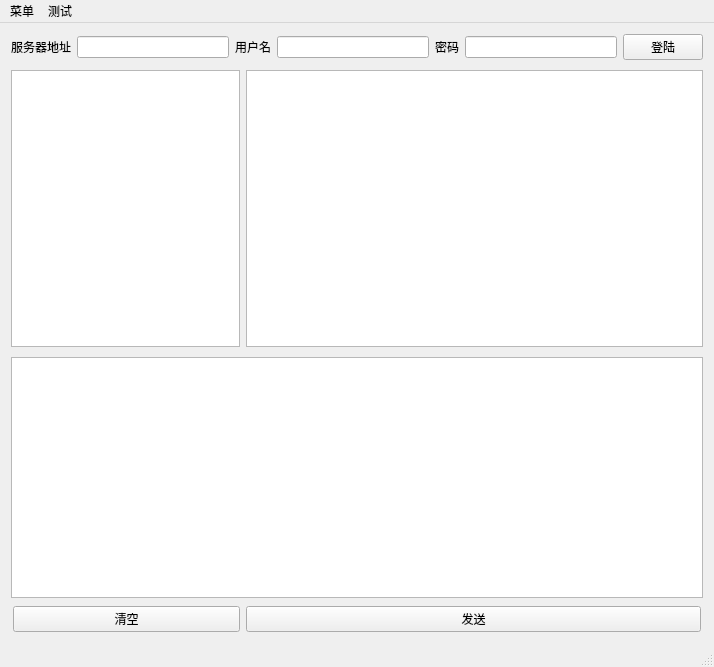
<?xml version="1.0" encoding="UTF-8"?>
<ui version="4.0">
 <class>MainWindow</class>
 <widget class="QMainWindow" name="MainWindow">
  <property name="geometry">
   <rect>
    <x>0</x>
    <y>0</y>
    <width>714</width>
    <height>667</height>
   </rect>
  </property>
  <property name="sizePolicy">
   <sizepolicy hsizetype="Expanding" vsizetype="Expanding">
    <horstretch>0</horstretch>
    <verstretch>0</verstretch>
   </sizepolicy>
  </property>
  <property name="windowTitle">
   <string>基于公钥加密的即时通讯系统-客户端</string>
  </property>
  <widget class="QWidget" name="centralwidget">
   <property name="sizePolicy">
    <sizepolicy hsizetype="Expanding" vsizetype="Expanding">
     <horstretch>0</horstretch>
     <verstretch>0</verstretch>
    </sizepolicy>
   </property>
   <layout class="QGridLayout" name="gridLayout">
    <item row="2" column="0">
     <widget class="QWidget" name="widget_2" native="true">
      <property name="sizePolicy">
       <sizepolicy hsizetype="Expanding" vsizetype="Expanding">
        <horstretch>1</horstretch>
        <verstretch>10</verstretch>
       </sizepolicy>
      </property>
      <layout class="QHBoxLayout" name="horizontalLayout_2">
       <property name="spacing">
        <number>6</number>
       </property>
       <property name="leftMargin">
        <number>2</number>
       </property>
       <property name="topMargin">
        <number>2</number>
       </property>
       <property name="rightMargin">
        <number>2</number>
       </property>
       <property name="bottomMargin">
        <number>2</number>
       </property>
       <item>
        <widget class="QListWidget" name="friendList">
         <property name="sizePolicy">
          <sizepolicy hsizetype="Expanding" vsizetype="Expanding">
           <horstretch>1</horstretch>
           <verstretch>4</verstretch>
          </sizepolicy>
         </property>
         <property name="viewMode">
          <enum>QListView::ListMode</enum>
         </property>
        </widget>
       </item>
       <item>
        <widget class="QListWidget" name="messageList">
         <property name="sizePolicy">
          <sizepolicy hsizetype="Expanding" vsizetype="Expanding">
           <horstretch>2</horstretch>
           <verstretch>4</verstretch>
          </sizepolicy>
         </property>
        </widget>
       </item>
      </layout>
     </widget>
    </item>
    <item row="3" column="0">
     <widget class="QWidget" name="widget_3" native="true">
      <property name="sizePolicy">
       <sizepolicy hsizetype="Expanding" vsizetype="Expanding">
        <horstretch>1</horstretch>
        <verstretch>10</verstretch>
       </sizepolicy>
      </property>
      <layout class="QVBoxLayout" name="verticalLayout">
       <property name="leftMargin">
        <number>2</number>
       </property>
       <property name="topMargin">
        <number>2</number>
       </property>
       <property name="rightMargin">
        <number>2</number>
       </property>
       <property name="bottomMargin">
        <number>2</number>
       </property>
       <item>
        <widget class="QTextEdit" name="sendText">
         <property name="sizePolicy">
          <sizepolicy hsizetype="Expanding" vsizetype="Expanding">
           <horstretch>0</horstretch>
           <verstretch>1</verstretch>
          </sizepolicy>
         </property>
        </widget>
       </item>
       <item>
        <widget class="QWidget" name="widget_4" native="true">
         <layout class="QHBoxLayout" name="horizontalLayout_3">
          <property name="leftMargin">
           <number>2</number>
          </property>
          <property name="topMargin">
           <number>2</number>
          </property>
          <property name="rightMargin">
           <number>2</number>
          </property>
          <property name="bottomMargin">
           <number>2</number>
          </property>
          <item>
           <widget class="QPushButton" name="clearButton">
            <property name="sizePolicy">
             <sizepolicy hsizetype="Expanding" vsizetype="Expanding">
              <horstretch>1</horstretch>
              <verstretch>0</verstretch>
             </sizepolicy>
            </property>
            <property name="text">
             <string>清空</string>
            </property>
            <property name="autoDefault">
             <bool>false</bool>
            </property>
            <property name="default">
             <bool>false</bool>
            </property>
            <property name="flat">
             <bool>false</bool>
            </property>
           </widget>
          </item>
          <item>
           <widget class="QPushButton" name="sendButton">
            <property name="sizePolicy">
             <sizepolicy hsizetype="Expanding" vsizetype="Expanding">
              <horstretch>2</horstretch>
              <verstretch>0</verstretch>
             </sizepolicy>
            </property>
            <property name="text">
             <string>发送</string>
            </property>
           </widget>
          </item>
         </layout>
        </widget>
       </item>
      </layout>
     </widget>
    </item>
    <item row="1" column="0">
     <widget class="QWidget" name="widget" native="true">
      <property name="sizePolicy">
       <sizepolicy hsizetype="Expanding" vsizetype="Expanding">
        <horstretch>1</horstretch>
        <verstretch>1</verstretch>
       </sizepolicy>
      </property>
      <layout class="QHBoxLayout" name="horizontalLayout">
       <property name="leftMargin">
        <number>2</number>
       </property>
       <property name="topMargin">
        <number>2</number>
       </property>
       <property name="rightMargin">
        <number>2</number>
       </property>
       <property name="bottomMargin">
        <number>2</number>
       </property>
       <item>
        <widget class="QLabel" name="label">
         <property name="text">
          <string>服务器地址</string>
         </property>
        </widget>
       </item>
       <item>
        <widget class="QLineEdit" name="serverAddressEdit"/>
       </item>
       <item>
        <widget class="QLabel" name="label_2">
         <property name="text">
          <string>用户名</string>
         </property>
        </widget>
       </item>
       <item>
        <widget class="QLineEdit" name="userEdit"/>
       </item>
       <item>
        <widget class="QLabel" name="label_3">
         <property name="text">
          <string>密码</string>
         </property>
        </widget>
       </item>
       <item>
        <widget class="QLineEdit" name="passwordEdit">
         <property name="echoMode">
          <enum>QLineEdit::Password</enum>
         </property>
        </widget>
       </item>
       <item>
        <widget class="QPushButton" name="loginButton">
         <property name="text">
          <string>登陆</string>
         </property>
        </widget>
       </item>
      </layout>
     </widget>
    </item>
   </layout>
  </widget>
  <widget class="QMenuBar" name="menuBar">
   <property name="geometry">
    <rect>
     <x>0</x>
     <y>0</y>
     <width>714</width>
     <height>23</height>
    </rect>
   </property>
   <widget class="QMenu" name="menu">
    <property name="title">
     <string>菜单</string>
    </property>
    <addaction name="addFriendAction"/>
   </widget>
   <widget class="QMenu" name="menu_2">
    <property name="title">
     <string>测试</string>
    </property>
    <addaction name="actionTestAction1"/>
   </widget>
   <addaction name="menu"/>
   <addaction name="menu_2"/>
  </widget>
  <widget class="QStatusBar" name="statusBar"/>
  <action name="addFriendAction">
   <property name="text">
    <string>增加好友</string>
   </property>
  </action>
  <action name="actionTestAction1">
   <property name="text">
    <string>TestAction1</string>
   </property>
  </action>
 </widget>
 <resources/>
 <connections>
  <connection>
   <sender>clearButton</sender>
   <signal>clicked()</signal>
   <receiver>sendText</receiver>
   <slot>clear()</slot>
   <hints>
    <hint type="sourcelabel">
     <x>115</x>
     <y>540</y>
    </hint>
    <hint type="destinationlabel">
     <x>104</x>
     <y>456</y>
    </hint>
   </hints>
  </connection>
 </connections>
</ui>
